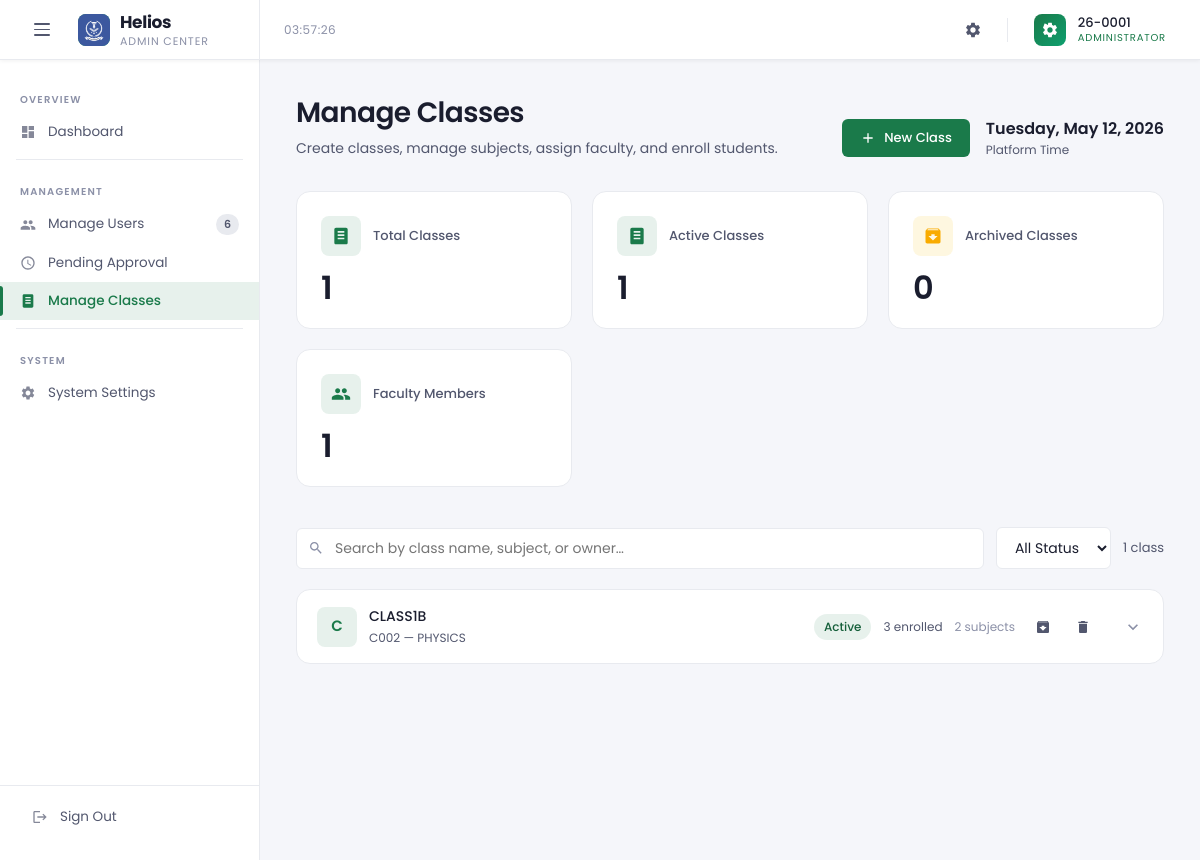
Screenshot of /role_admin_manageClasses.php (signed in) with the database file from the repository.
### tables this page shows
CREATE TABLE `classes` (
  `id` varchar(20) NOT NULL,
  `name` varchar(200) NOT NULL,
  `subject` varchar(200) NOT NULL,
  `description` text DEFAULT NULL,
  `code` char(6) NOT NULL COMMENT '6-char alphanumeric join code',
  `owner` varchar(10) NOT NULL COMMENT 'Faculty YY-XXXX username',
  `status` enum('active','archived') NOT NULL DEFAULT 'active',
  `created_at` datetime NOT NULL DEFAULT current_timestamp()
);

### role_admin_manageClasses.php (the view, shortened to what this page needs)
<?php
require_once __DIR__ . '/db.php';
$username = htmlspecialchars($_SESSION['username']);
$allUsers = $pdo->query(
    "SELECT username, fullname, role, status FROM users ORDER BY fullname ASC"
)->fetchAll(PDO::FETCH_ASSOC);
$facultyUsers  = array_values(array_filter($allUsers, fn($u) => $u['role'] === 'faculty'));
$totalUsers    = count($allUsers);
$totalFaculty  = count($facultyUsers);
$nameMap = [];
foreach ($allUsers as $u) {
    $nameMap[$u['username']] = $u['fullname'] ?? $u['username'];
}
$allClasses = $pdo->query(
    "SELECT id, name, subject, description, code, owner, status FROM classes ORDER BY created_at DESC"
)->fetchAll(PDO::FETCH_ASSOC);
$allSubjects = $pdo->query(
    "SELECT id, class_id, name, faculty FROM subjects ORDER BY created_at ASC"
)->fetchAll(PDO::FETCH_ASSOC);
$subjectsByClass = [];
foreach ($allSubjects as $s) {
    $subjectsByClass[$s['class_id']][] = $s;
}
$allClassMembers = $pdo->query(
    "SELECT class_id, COUNT(*) as cnt FROM class_members GROUP BY class_id"
)->fetchAll(PDO::FETCH_ASSOC);
$memberCountByClass = [];
foreach ($allClassMembers as $cm) {
    $memberCountByClass[$cm['class_id']] = (int)$cm['cnt'];
}
$totalClasses    = count($allClasses);
$activeClasses   = count(array_filter($allClasses, fn($c) => $c['status'] === 'active'));
$archivedClasses = count(array_filter($allClasses, fn($c) => $c['status'] === 'archived'));
?>
<!DOCTYPE html>
<html lang="en">
<head>
</head>
<body>
<header class="topbar">
    <div class="topbar-brand">
        <button class="menu-toggle" id="menuToggle" aria-label="Toggle menu">
            <span></span><span></span><span></span>
        </button>
        <div class="brand-icon">
            <img class="brand-logo-img brand-logo-light" src="img/Light Icon.png" alt="Helios">
        </div>
        <div class="brand-wordmark">Helios<span>Admin Center</span></div>
    </div>
    <div class="topbar-center">
        <span class="topbar-clock" id="liveClock"></span>
    </div>
    <div class="topbar-right">
        <a href="role_admin_systemSettings.php" class="topbar-icon-btn" title="System Settings">
            <svg><use href="#ic-settings"></use></svg>
        </a>
        <button type="button" class="avatar-btn" id="accountButton" aria-haspopup="dialog" aria-expanded="false">
            <div class="avatar-circle"></div>
            <div class="avatar-meta">
                <div class="avatar-name"><?= htmlspecialchars($username) ?></div>
                <div class="avatar-role">Administrator</div>
            </div>
        </button>
    </div>
</header>
<div class="body-wrap">
    <nav class="sidebar" id="sidebar">
        <div class="nav-section-label">Overview</div>
        <a href="dashboard_admin.php" class="nav-link">
            <svg><use href="#ic-dashboard"></use></svg> Dashboard
        </a>
        <div class="nav-divider"></div>
        <div class="nav-section-label">Management</div>
        <a href="role_admin_manageUsers.php" class="nav-link">
            <svg><use href="#ic-users"></use></svg> Manage Users
            <?php if ($totalUsers > 0): ?><span class="nav-badge dim"><?= $totalUsers ?></span><?php endif; ?>
        </a>
        <a href="pending_approval.php" class="nav-link">
            <svg><use href="#ic-pending"></use></svg> Pending Approval
        </a>
        <a href="role_admin_manageClasses.php" class="nav-link active">
            <svg><use href="#ic-class"></use></svg> Manage Classes
        </a>
        <div class="nav-divider"></div>
        <div class="nav-section-label">System</div>
        <a href="role_admin_systemSettings.php" class="nav-link">
            <svg><use href="#ic-settings"></use></svg> System Settings
        </a>
        <div class="sidebar-footer">
            <a href="logout.php" class="nav-link">
                <svg><use href="#ic-logout"></use></svg> Sign Out
            </a>
        </div>
    </nav>
    <main class="main" id="mainContent">
        <div class="page-header">
            <div>
                <h1 class="page-title">Manage Classes</h1>
                <p class="page-subtitle">Create classes, manage subjects, assign faculty, and enroll students.</p>
            </div>
            <div style="display:flex;align-items:center;gap:16px;">
                <button class="btn btn-green" onclick="openModal('modalCreateClass')">
                    <svg><use href="#ic-add"></use></svg> New Class
                </button>
                <div>
                    <div class="page-date" id="currentDate"></div>
                    <div class="page-date-sub">Platform Time</div>
                </div>
            </div>
        </div>
        <div class="kpi-strip">
            <div class="kpi-card blue">
                <div class="kpi-header">
                    <div class="kpi-icon"><svg><use href="#ic-class"></use></svg></div>
                    <div class="kpi-label">Total Classes</div>
                </div>
                <div class="kpi-value" id="kpiTotal"><?= $totalClasses ?></div>
            </div>
            <div class="kpi-card green">
                <div class="kpi-header">
                    <div class="kpi-icon"><svg><use href="#ic-class"></use></svg></div>
                    <div class="kpi-label">Active Classes</div>
                </div>
                <div class="kpi-value" id="kpiActive"><?= $activeClasses ?></div>
            </div>
            <div class="kpi-card yellow">
                <div class="kpi-header">
                    <div class="kpi-icon"><svg><use href="#ic-archive"></use></svg></div>
                    <div class="kpi-label">Archived Classes</div>
                </div>
                <div class="kpi-value" id="kpiArchived"><?= $archivedClasses ?></div>
            </div>
            <div class="kpi-card blue">
                <div class="kpi-header">
                    <div class="kpi-icon"><svg><use href="#ic-users"></use></svg></div>
                    <div class="kpi-label">Faculty Members</div>
                </div>
                <div class="kpi-value"><?= $totalFaculty ?></div>
            </div>
        </div>
        <div class="toolbar">
            <div class="search-wrap">
                <input type="text" class="search-input" id="classSearch" placeholder="Search by class name, subject, or owner…">
            </div>
            <select class="filter-select" id="statusFilter">
                <option value="">All Status</option>
            </select>
            <span class="count-text" id="classCount"><?= $totalClasses ?> class<?= $totalClasses !== 1 ? 'es' : '' ?></span>
        </div>
        <div id="accordionList">
        <?php if (empty($allClasses)): ?>
            <div class="empty-state" id="emptyState">
                <svg viewBox="0 0 24 24" style="width:48px;height:48px;fill:var(--border-light);"><use href="#ic-class"></use></svg>
                <p>No classes yet. Click <strong>+ New Class</strong> to create your first one.</p>
            </div>
        <?php else: ?>
        <?php
        $iconColors = ['blue','green','yellow','red'];
        $i = 0;
        foreach ($allClasses as $class):
            $cId        = $class['id'];
            $cName      = $class['name'];
            $cSubject   = $class['subject'];
            $cOwner     = $class['owner'] ?? '';
            $cOwnerName = $nameMap[$cOwner] ?? $cOwner;
            $cMemberCnt = $memberCountByClass[$cId] ?? 0;
            $cStatus    = $class['status'];
            $cSubjects  = $subjectsByClass[$cId] ?? [];
            $color      = $iconColors[$i % count($iconColors)];
            $letter     = strtoupper(substr($cName, 0, 1));
            $i++;
        ?>
        <div class="class-accordion"
             data-name="<?= htmlspecialchars(strtolower($cName)) ?>"
             data-subject="<?= htmlspecialchars(strtolower($cSubject)) ?>"
             data-owner="<?= htmlspecialchars(strtolower($cOwner . ' ' . $cOwnerName)) ?>"
             data-status="<?= htmlspecialchars($cStatus) ?>">
            <div class="class-accordion-header" onclick="toggleAccordion(this)">
                <div class="class-icon <?= $color ?>"><?= htmlspecialchars($letter) ?></div>
                <div style="flex:1;min-width:0;">
                    <div class="class-name"><?= htmlspecialchars($cName) ?></div>
                    <div class="class-id"><?= htmlspecialchars($cId) ?> &mdash; <?= htmlspecialchars($cSubject) ?></div>
                </div>
                <div style="display:flex;align-items:center;gap:12px;margin-right:12px;">
                    <span class="status-chip <?= htmlspecialchars($cStatus) ?>"><?= htmlspecialchars($cStatus) ?></span>
                    <span style="font-size:12px;color:var(--text-secondary);"><?= $cMemberCnt ?> enrolled</span>
                    <span style="font-size:12px;color:var(--text-muted);"><?= count($cSubjects) ?> subject<?= count($cSubjects) !== 1 ? 's' : '' ?></span>
                    <div class="action-btns" onclick="event.stopPropagation()">
                        <button class="btn-icon" title="<?= $cStatus === 'archived' ? 'Restore' : 'Archive' ?> class"
                                onclick="archiveClass('<?= htmlspecialchars($cId) ?>')">
                            <svg><use href="#ic-archive"></use></svg>
                        </button>
                        <button class="btn-icon danger" title="Delete class"
                                onclick="deleteClass('<?= htmlspecialchars($cId) ?>', '<?= htmlspecialchars(addslashes($cName)) ?>')">
                            <svg><use href="#ic-trash"></use></svg>
                        </button>
                    </div>
                </div>
                <svg class="accordion-chevron"><use href="#ic-chevron"></use></svg>
            </div>
        </div>
        <?php endforeach; ?>
        <?php endif; ?>
        </div>
    </main>
</div>
</body>
</html>

### rows the page displays
classes: status "1", status "0", name "C", name "CLASS1B", id "C002", subject "PHYSICS", status "Active", id "3", id "2"

### other values shown
$username "26-0001"
$totalUsers "6"
$totalClasses "1"
$totalFaculty "1"
